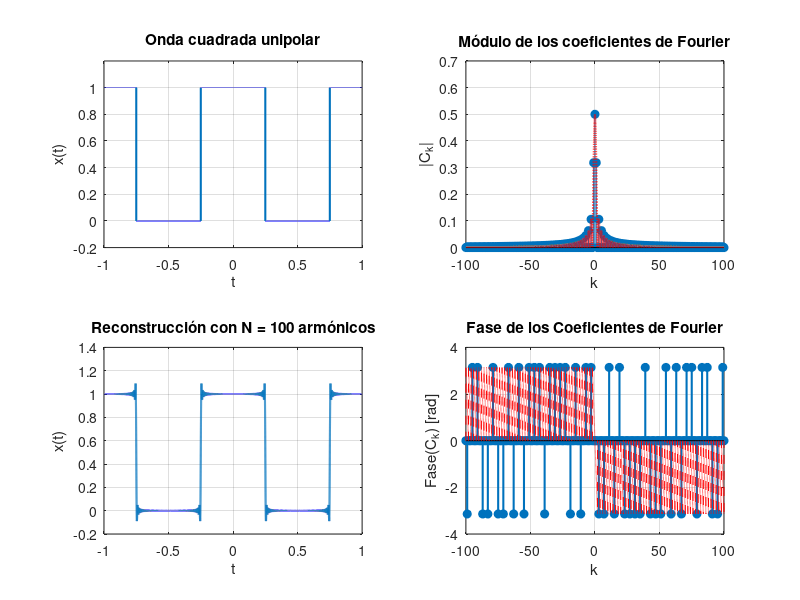

Here is the MATLAB script that generated this plot:
%Parametros iniciales
T = 1;
N = 100;
smpl = 1000*N;
DC = 50;
t = linspace(-T,T,smpl).';
k = -N:1:N;
%La onda cuadrada
x = square(2*pi*t/T+pi*DC/100,DC);
x = (x+1)/2;
%Calculo de los coeficientes
dt = T/(smpl-1);
C_k = x.'*exp(-j*2*pi/T*(t*k));
C_k = dt/T * C_k.';
% Reconstrucción usando la serie truncada
x_rec = real(exp(-j*2*pi/T*(t*k))*C_k);
%Valores de funcion sync
k_sync = linspace(-N,N,1000*N);
sync = zeros(size(k_sync));
sync(k_sync==0) = DC/100;
sync(k_sync~=0) = sin(pi*k_sync(k_sync~=0)*DC/100)...
    ./(pi*k_sync(k_sync~=0)).* exp(-1j*pi*k_sync(k_sync~=0)*DC/100);
%Señal Temporal
subplot(2,2,1)
plot(t,x,'linewidth',1.5)
grid on, ylim([-0.2 1.2])
xlabel('t'), ylabel('x(t)')
title('Onda cuadrada unipolar')
%Modulo Coeficientes de Fourier
subplot(2,2,2)
stem(k, abs(C_k),'filled')
hold on
plot(k_sync, abs(sync),'r--','LineWidth',1.5,'DisplayName','|sync|')
grid on
hold off
xlabel('k'), ylabel('|C_k|')
title('Módulo de los coeficientes de Fourier')
%Fase Coeficientes de Fourier
subplot(2,2,4)
stem(k,angle(C_k),'filled','LineWidth',1.5)
hold on
plot(linspace(-N,N,1000*N),angle(sync),'r--')
grid on
hold off
xlabel('k'), ylabel('Fase(C_k) [rad]')
title('Fase de los Coeficientes de Fourier')
%Señal Recuperada
subplot(2,2,3)
plot(t,x_rec,'-','LineWidth',1.5)
grid on
xlabel('t'), ylabel('x(t)')
title(sprintf('Reconstrucción con N = %d armónicos', N))
